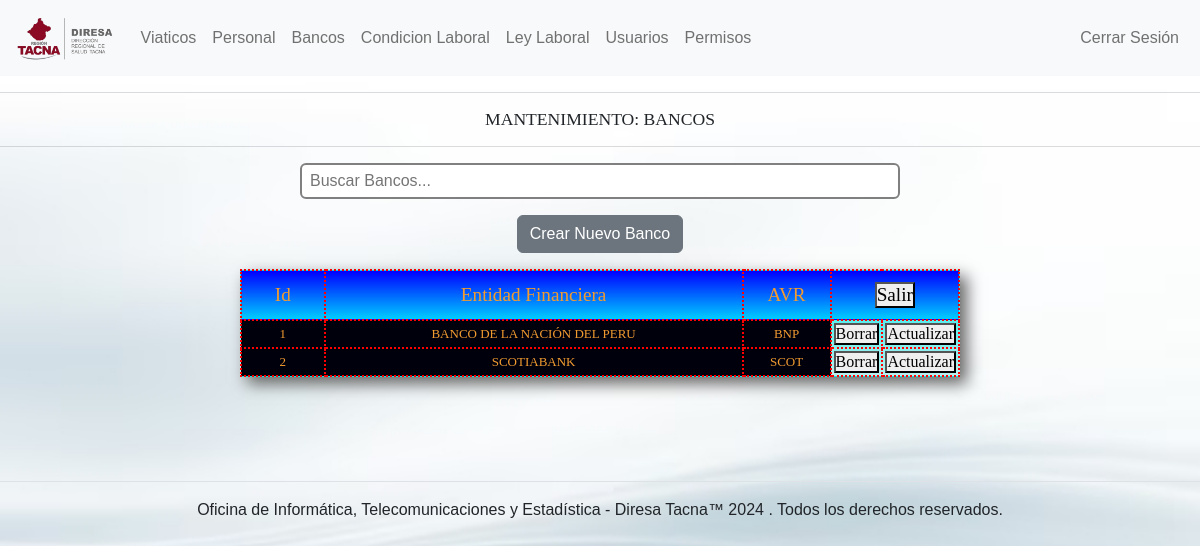
The page /public/bancos/ (signed in) on the database its author committed.
### tables this page shows
CREATE TABLE IF NOT EXISTS `banco` (
  `IdBco` INT NOT NULL AUTO_INCREMENT,
  `banco` VARCHAR(30) NOT NULL,
  `avr` VARCHAR(4) NULL,
  PRIMARY KEY (`IdBco`));

### app/controllers/BancoController.php (called while the page is built, shortened)
<?php
class BancoController extends Controller {
    protected $model;
    public function __construct() {
        $this->model = new Banco();
    }
    public function index() {
        $data = $this->model->index();
        $this->view('bancos/index', compact('data', 'nombre', 'titulo'), true);
    }
}

### public/index.php (called while the page is built, shortened)
<?php
$app = new App();

### core/Model.php (called while the page is built, shortened)
<?php
class Model {
    public function __construct() {
        $this->db = Database::getInstance()->getConnection();
    }
}

### core/Database.php (called while the page is built, shortened)
<?php
class Database {
    private static $instance = null;
    private $connection;
    private function __construct() {
        try {
            $dsn = 'mysql:host=' . DB_HOST . ';dbname=' . DB_NAME . ';charset=' . DB_CHARSET;
            $this->connection = new PDO($dsn, DB_USER, DB_PASS);
            $this->connection->setAttribute(PDO::ATTR_ERRMODE, PDO::ERRMODE_EXCEPTION);
        } catch (PDOException $e) {
            die('Conexión fallida con la base de datos: ' . $e->getMessage());
        }
    }
    public static function getInstance() {
        if (self::$instance === null) {
            self::$instance = new self();
        }
        return self::$instance;
    }
    public function getConnection() {
        return $this->connection;
    }
}

### core/BaseModel.php (called while the page is built, shortened)
<?php
class BaseModel extends Model {
    protected $table;
    public function __construct($table, $primaryKey = 'id') {
        $this->table = $table;
    }
    public function index() {
        $stmt = $this->db->prepare("SELECT * FROM {$this->table}");
        $stmt->execute();
        return $stmt->fetchAll(PDO::FETCH_ASSOC);
    }
}

### app/views/bancos/index.php (the view, shortened to what this page needs)
<div>
    <div>
        <div class="text-center">
        <div>
                <input class="px-2 py-1 rounded" type="text" id="searchInput" placeholder="Buscar Bancos..." style="width: 600px; border: 2px solid gray; color:black;" autocomplete="off">
            </div>
            <div class="center py-3">
                <a href="<?php echo BASE_URL; ?>/bancos/create">
                    <button class="btn btn-secondary">
                        Crear Nuevo Banco
                    </button>
                </a>
            </div>
        </div>
        <table id="empleadosTable" border="5" style="width: 60%;" class="textOrange">
            <thead>
                <tr>
                    <th class="primera_fila center" style="height:50px;">Id</th>
                    <th class="primera_fila center">Entidad Financiera</th>
                    <th class="primera_fila center">AVR</th>
                    <th class="primera_fila center" colspan="2">
                        <div align="center">
                            <a href="<?php echo BASE_URL; ?>">
                                <button type="button">Salir</button>
                            </a>
                        </div>
                    </th>
                </tr>
            </thead>
            <tbody id="tableBody">
                <?php foreach ($data as $row) : ?>
                    <tr>
                        <td class="segunda_fila center" style="width: 100px;"><?php echo $row["IdBco"]; ?></td>
                        <td class="segunda_fila center" style="width: 500px;"><?php echo $row["banco"]; ?></td>
                        <td class="segunda_fila center" style="width: 100px;"><?php echo $row["avr"]; ?></td>
                        <td class="bot center">
                            <button type="button" onclick="confirmDelete('<?php echo BASE_URL; ?>/bancos/<?php echo $row['IdBco']; ?>')">Borrar</button>
                        </td>
                        <td class="bot center">
                            <a href="<?php echo BASE_URL; ?>/bancos/<?php echo $row['IdBco']; ?>/edit">
                                <button type="button">Actualizar</button>
                            </a>
                        </td>
                    </tr>
                <?php endforeach; ?>
            </tbody>
        </table>
    </div>
</div>
<div class="pagination py-4" id="pagination"></div>

### public/css/hoja1.css (style rules this page uses)
html, body, h1, h2, h3, h4, h5, h6, p, ol, ul, li, pre, code, address, variable, form, fieldset, blockquote { padding: 0; margin: 0; font-size: 100%; font-weight: normal; }
table { border-collapse: collapse; border-spacing: 0; }
td, th, caption { font-weight: normal; text-align: left; }
table { text-align: center; background-color: #D7F4FF; width: 1006px; margin: auto; font: normal 1.0em Verdana, Geneva Arial-serif; background: linear-gradient(#0EE, #BEE); border: 1px #F30; box-shadow: #666 7px 7px 15px; }
td { padding: 2px; }
table .primera_fila { background-color: #0FA; background: linear-gradient(#00F, #0CF); font-size:1.2em; }
table .segunda_fila { background-color: #00000D; font-size:13px; }
* { margin: 0; padding: 0; }
body { font-family: Verdana, Geneva, Tahoma, sans-serif; background-image: url('../images/fondo.jpg'); background-size: cover; background-repeat: no-repeat; background-attachment: fixed; background-position: center; }
.textOrange { color: #F29B30; }
td { border: 2px dotted #F00; }
th { border: 2px dotted #F00; }
.center { text-align: center; }
.pagination { display: flex; justify-content: center; }

### rows shown on the page
banco: IdBco "1", banco "BANCO DE LA NACIÓN DEL PERU", avr "BNP"
banco: IdBco "2", banco "SCOTIABANK", avr "SCOT"

### other values the page prints
$nivel "Viaticos"
$nivel "Personal"
$nivel "Bancos"
$nivel "Condicion Laboral"
$nivel "Ley Laboral"
$nivel "Usuarios"
$nivel "Permisos"
$titulo "MANTENIMIENTO: BANCOS"
